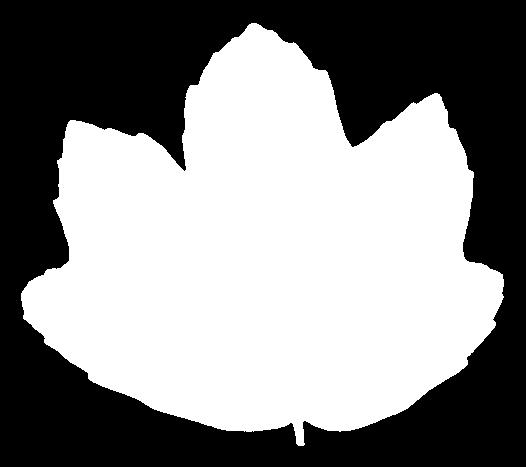
#> input picture 1.jpg, 526 x 467 px, found by its file name; its folder holds 4 pictures in this run
$ python image_classification.py
#> lines starting #> are read from the running program, lines starting #| are printed output that depends on the picture
import os
import pandas as pd
import numpy as np
import matplotlib.pyplot as plt
from skimage.io import imread  # Read images
from skimage.transform import resize  # Resize images
from sklearn.model_selection import train_test_split  # Split dataset
from sklearn.neighbors import KNeighborsClassifier  # KNN classifier
from sklearn.metrics import accuracy_score, precision_score, recall_score, f1_score, confusion_matrix  # Metrics

def load_data(train_csv, img_folder, img_size=(224, 224, 3)):
    # Load images and labels from CSV
#> called with train_csv = 'train.csv', img_folder = 'images', img_size = (224, 224, 3)
    df_train = pd.read_csv(train_csv)
#> (reads train.csv from the repository)
    X, y, img_paths = [], [], []
    for _, row in df_train.iterrows():  # Iterate through CSV rows
        img_path = os.path.join(img_folder, f"{row['id']}.jpg")  # Construct image path
        if os.path.exists(img_path):  # Check if image exists
            img = imread(img_path)  # Read image
#> img is the input picture: shape (467, 526); min 0, max 255, mean 136.2
            img_resized = resize(img, img_size, anti_aliasing=True, mode='reflect')  # Resize image
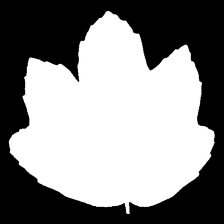
#> img_resized: shape (224, 224, 3) float64; min 0, max 1, mean 0.534
            X.append(img_resized.reshape(-1))  # Flatten and store image
            y.append(row['species'])  # Store label
            img_paths.append(img_path)  # Store image path
#> pass 2 of the loop in load_data, `for _, row in df_train.iterrows():`:
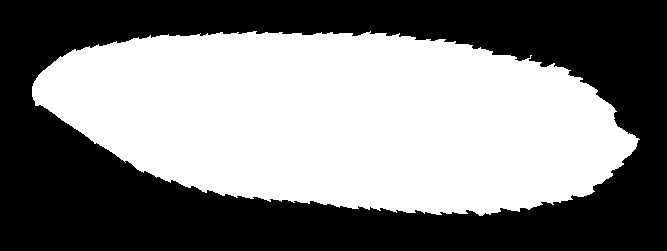
#> input picture 2.jpg, 667 x 251 px, found by its file name
#> in load_data, img is the input picture: shape (251, 667); min 0, max 255, mean 127.3
#> in load_data, `img_resized = resize(img, img_size, anti_aliasing=True, mode='reflect')`:
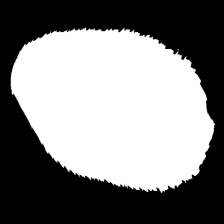
#> img_resized: shape (224, 224, 3) float64; min 0, max 1, mean 0.499
#> pass 3 of the loop in load_data, `for _, row in df_train.iterrows():`:
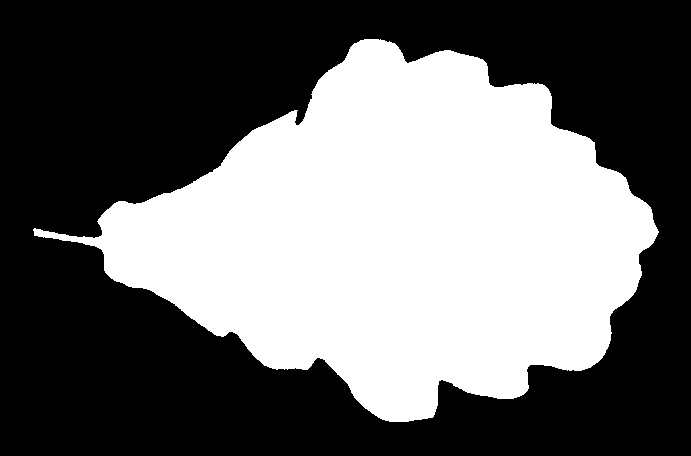
#> input picture 3.jpg, 691 x 456 px, found by its file name
#> in load_data, img is the input picture: shape (456, 691); min 0, max 255, mean 106.3
#> in load_data, `img_resized = resize(img, img_size, anti_aliasing=True, mode='reflect')`:
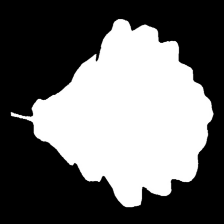
#> img_resized: shape (224, 224, 3) float64; min 0, max 1, mean 0.417
#> the loop made 401 passes; the first 3 are shown
    return np.array(X), np.array(y), img_paths  # Convert to arrays

def train_knn(X, y, n_neighbors=5, test_size=0.4, random_state=42):
    # Split dataset and train KNN model
    X_train, X_test, y_train, y_test = train_test_split(X, y, test_size=test_size, random_state=random_state)
    knn = KNeighborsClassifier(n_neighbors=n_neighbors)  # Initialize KNN classifier
    knn.fit(X_train, y_train)  # Train model
    return knn, X_test, y_test  # Return trained model and test data

def evaluate_knn(knn, X_test, y_test):
    # Evaluate KNN model
    y_pred = knn.predict(X_test)  # Predict labels
    accuracy = accuracy_score(y_test, y_pred)  # Compute accuracy
    precision = precision_score(y_test, y_pred, average='macro', zero_division=0)  # Compute precision
    recall = recall_score(y_test, y_pred, average='macro', zero_division=0)  # Compute recall
    f1 = f1_score(y_test, y_pred, average='macro', zero_division=0)  # Compute F1 score
    cm = confusion_matrix(y_test, y_pred)  # Compute confusion matrix
    specificity = np.diag(cm) / (np.sum(cm, axis=1) + 1e-6)  # Compute specificity

    # Print evaluation metrics
    print("Accuracy:", accuracy)
    print("Precision:", precision)
    print("Recall:", recall)
    print("F1 Score:", f1)
    print("Specificity:", np.mean(specificity))

def classify_leaf(knn, img_folder):
    # Classify an image based on user input
    img_num = input("Enter image number: ")  # Get user input
    img_path = os.path.join(img_folder, f"{img_num}.jpg")  # Construct image path
    if not os.path.exists(img_path):  # Check if image exists
        print("Image not found!")
        return
    img = imread(img_path)  # Read image
    img_resized = resize(img, (224, 224, 3), anti_aliasing=True, mode='reflect').reshape(1, -1)  # Resize and flatten
    predicted_species = knn.predict(img_resized)[0]  # Predict species

    print("Predicted Species:", predicted_species)  # Print prediction
    plt.imshow(imread(img_path))  # Display image
    plt.axis("off")  # Hide axes
    plt.title("Predicted: " + predicted_species)  # Set title
    plt.show()  # Show image

# Define paths
train_csv = "train.csv"  # CSV file path
img_folder = "images"  # Image folder path

# Load dataset
X, y, img_paths = load_data(train_csv, img_folder)

# Train model
knn_model, X_test, y_test = train_knn(X, y)

# Evaluate model
evaluate_knn(knn_model, X_test, y_test)

# Classify an image
classify_leaf(knn_model, img_folder)
